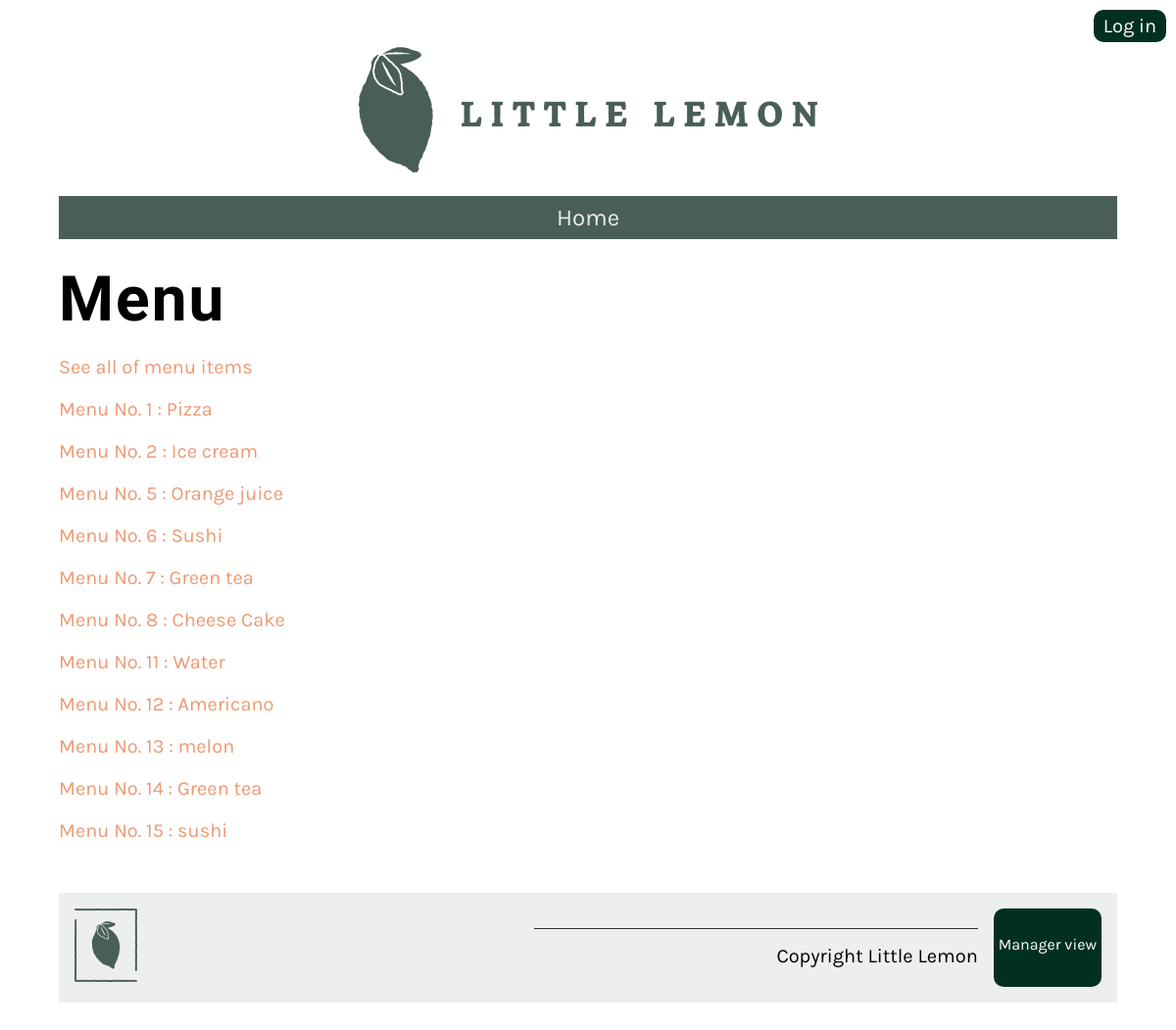
/api/menu-item/, run on the app's committed database.
### LittleLemonAPI/models.py (models this page shows)
class MenuItem(models.Model):
    title = models.CharField(max_length=255, db_index=True)
    price = models.DecimalField(max_digits=6, decimal_places=2, db_index=True)
    featured = models.BooleanField(db_index=True)
    category = models.ForeignKey(Category, on_delete=models.PROTECT)    #If Category is deleted, Django will raise an error and prevent the deletion.

### LittleLemonAPI/views.py (the view)
# urls.py: path('menu-item/', views.menu, name="menu"),
def menu(request):
    menu_data = MenuItem.objects.all()
    main_data = {"menu":menu_data}
    return render(request, 'menu.html', main_data)

### LittleLemonAPI/templates/menu.html
{% extends 'base.html' %}
{% load static %}
{% block content %}
<h1>Menu</h1>
<div class="column">
    <p>
        <a href="{% url 'menu_items' %}">See all of menu items</a>
    </p>
    {% for item in menu %}
    <p>
        <a href="{% url 'menu_items_id' pk=item.id %}">Menu No. {{ item.id }} : {{item.title}}</a>
    </p>
    {% endfor %}
</div>
{% endblock %}

### LittleLemonAPI/static/css/style.css (style rules this page uses)
body { font-family: 'Karla', sans-serif; margin-top: 3rem; margin-bottom: 3rem; margin-left: 5%; margin-right: 5%; }
h1, h2, h3, h4, h5, h6 { font-family: 'Markazi Text', serif; letter-spacing: 2px;; }
h1 { font-size: 4rem; margin-top: 1.5rem; margin-bottom: 0; }
p, ul { font-size: 1.25rem;; }
a { color: #EE9972; text-decoration: none; }
.column { flex-basis: 50%; margin-bottom: 1rem; padding-bottom: 1rem; }

### data on the page
MenuItem: id "1", title "Pizza"
MenuItem: id "2", title "Ice cream"
MenuItem: id "5", title "Orange juice"
MenuItem: id "6", title "Sushi"
MenuItem: id "7", title "Green tea"
MenuItem: id "8", title "Cheese Cake"
MenuItem: id "11", title "Water"
MenuItem: id "12", title "Americano"
MenuItem: id "13", title "melon"
MenuItem: id "14", title "Green tea"
MenuItem: id "15", title "sushi"
